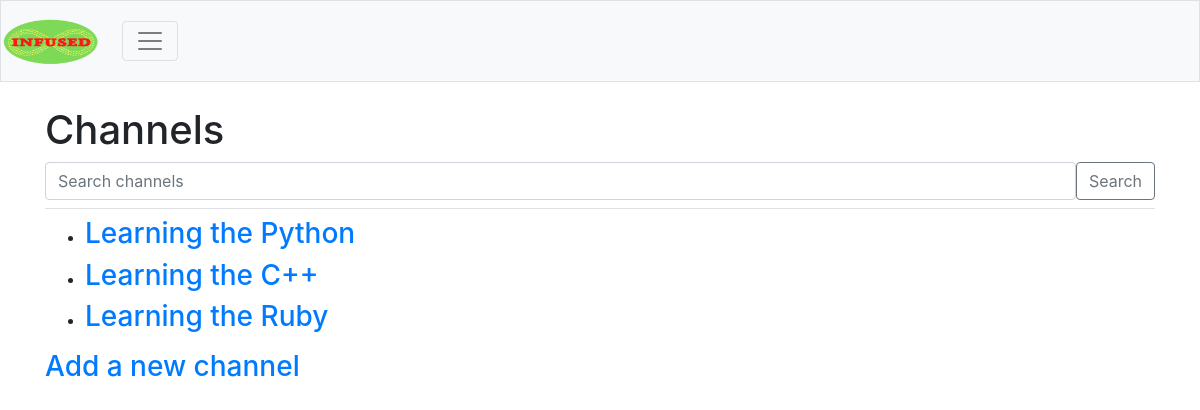
The page /channels/ on the database its author committed.
### infused/models.py (models this page shows)
class Channel(models.Model):
    text = models.CharField(max_length=200)
    date_added = models.DateTimeField(auto_now_add=True)
    owner = models.ForeignKey(User, on_delete=models.CASCADE)
    def __str__(self):
        return self.text

### infused/views.py (the view)
# urls.py: path('channels/', views.channels, name='channels'),
def channels(request):
    channels = Channel.objects.order_by('date_added')
    context = {'channels': channels}
    return render(request, 'infused/channels.html', context)

### infused/templates/infused/channels.html (shortened to what this page needs)
{% extends "infused/base.html" %}
{% block page_header %}
    <h1>Channels</h1>
    <form class="d-flex" method="POST"
    action="{% url 'infused:search_channel' %}">
        <input class="form-control me-2" type="search"
               placeholder="Search channels"
               aria-label="Search", name="searched">
        <button class="btn btn-outline-secondary" type="submit">Search</button>
    </form>
{% endblock page_header %}
{% block content %}
    <ul>
        {% for channel in channels %}
        <li><h3>
            <a href="{% url 'infused:channel' channel.id %}">{{ channel }}</a>
        </h3></li>
        {% empty %}
        <li><h3> No channels have been added yet.</h3></li>
        {% endfor %}
    </ul>
    <h3><a href="{% url 'infused:new_channel' %}">Add a new channel</a></h3>
{% endblock content %}

### rows shown on the page
Channel: text "Learning the Python"
Channel: text "Learning the С++"
Channel: text "Learning the Ruby"
